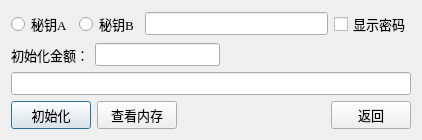
<?xml version="1.0" encoding="UTF-8"?>
<ui version="4.0">
 <class>DialogCardConfig</class>
 <widget class="QDialog" name="DialogCardConfig">
  <property name="geometry">
   <rect>
    <x>0</x>
    <y>0</y>
    <width>422</width>
    <height>139</height>
   </rect>
  </property>
  <property name="maximumSize">
   <size>
    <width>500</width>
    <height>200</height>
   </size>
  </property>
  <property name="windowTitle">
   <string>Dialog</string>
  </property>
  <layout class="QVBoxLayout" name="verticalLayout">
   <item>
    <layout class="QHBoxLayout" name="horizontalLayout_3">
     <item>
      <layout class="QHBoxLayout" name="horizontalLayout_2">
       <item>
        <widget class="QRadioButton" name="radioButtonA">
         <property name="font">
          <font>
           <family>Times New Roman</family>
           <pointsize>10</pointsize>
          </font>
         </property>
         <property name="text">
          <string>秘钥A</string>
         </property>
        </widget>
       </item>
       <item>
        <widget class="QRadioButton" name="radioButtonB">
         <property name="font">
          <font>
           <family>Times New Roman</family>
           <pointsize>10</pointsize>
          </font>
         </property>
         <property name="text">
          <string>秘钥B</string>
         </property>
        </widget>
       </item>
      </layout>
     </item>
     <item>
      <widget class="QLineEdit" name="lineEdit_Pwd">
       <property name="font">
        <font>
         <family>Times New Roman</family>
         <pointsize>10</pointsize>
        </font>
       </property>
       <property name="text">
        <string/>
       </property>
      </widget>
     </item>
     <item>
      <widget class="QCheckBox" name="checkBox">
       <property name="font">
        <font>
         <family>Times New Roman</family>
         <pointsize>10</pointsize>
        </font>
       </property>
       <property name="text">
        <string>显示密码</string>
       </property>
      </widget>
     </item>
    </layout>
   </item>
   <item>
    <layout class="QHBoxLayout" name="horizontalLayout_5">
     <item>
      <layout class="QHBoxLayout" name="horizontalLayout_4">
       <item>
        <widget class="QLabel" name="label">
         <property name="font">
          <font>
           <family>Times New Roman</family>
           <pointsize>10</pointsize>
          </font>
         </property>
         <property name="text">
          <string>初始化金额：</string>
         </property>
        </widget>
       </item>
       <item>
        <widget class="QLineEdit" name="initValue">
         <property name="font">
          <font>
           <family>Times New Roman</family>
           <pointsize>10</pointsize>
          </font>
         </property>
        </widget>
       </item>
      </layout>
     </item>
     <item>
      <spacer name="horizontalSpacer">
       <property name="font">
        <font>
         <family>Times New Roman</family>
         <pointsize>10</pointsize>
        </font>
       </property>
       <property name="orientation">
        <enum>Qt::Horizontal</enum>
       </property>
       <property name="sizeHint" stdset="0">
        <size>
         <width>40</width>
         <height>20</height>
        </size>
       </property>
      </spacer>
     </item>
    </layout>
   </item>
   <item>
    <widget class="QLineEdit" name="lineEditMemData">
     <property name="font">
      <font>
       <family>Times New Roman</family>
       <pointsize>10</pointsize>
      </font>
     </property>
     <property name="readOnly">
      <bool>true</bool>
     </property>
    </widget>
   </item>
   <item>
    <layout class="QHBoxLayout" name="horizontalLayout">
     <item>
      <widget class="QPushButton" name="btn_Init">
       <property name="font">
        <font>
         <family>Times New Roman</family>
         <pointsize>10</pointsize>
        </font>
       </property>
       <property name="text">
        <string>初始化</string>
       </property>
      </widget>
     </item>
     <item>
      <widget class="QPushButton" name="btn_MemData">
       <property name="font">
        <font>
         <family>Times New Roman</family>
         <pointsize>10</pointsize>
        </font>
       </property>
       <property name="text">
        <string>查看内存</string>
       </property>
      </widget>
     </item>
     <item>
      <spacer name="horizontalSpacer_2">
       <property name="font">
        <font>
         <family>Times New Roman</family>
         <pointsize>10</pointsize>
        </font>
       </property>
       <property name="orientation">
        <enum>Qt::Horizontal</enum>
       </property>
       <property name="sizeHint" stdset="0">
        <size>
         <width>40</width>
         <height>20</height>
        </size>
       </property>
      </spacer>
     </item>
     <item>
      <widget class="QPushButton" name="btn_Return">
       <property name="font">
        <font>
         <family>Times New Roman</family>
         <pointsize>10</pointsize>
        </font>
       </property>
       <property name="text">
        <string>返回</string>
       </property>
      </widget>
     </item>
    </layout>
   </item>
  </layout>
 </widget>
 <resources/>
 <connections/>
</ui>
